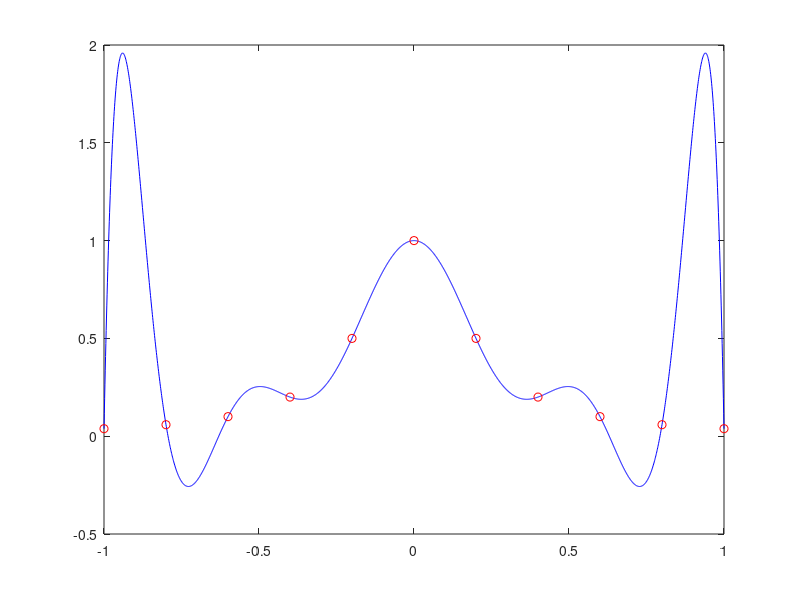
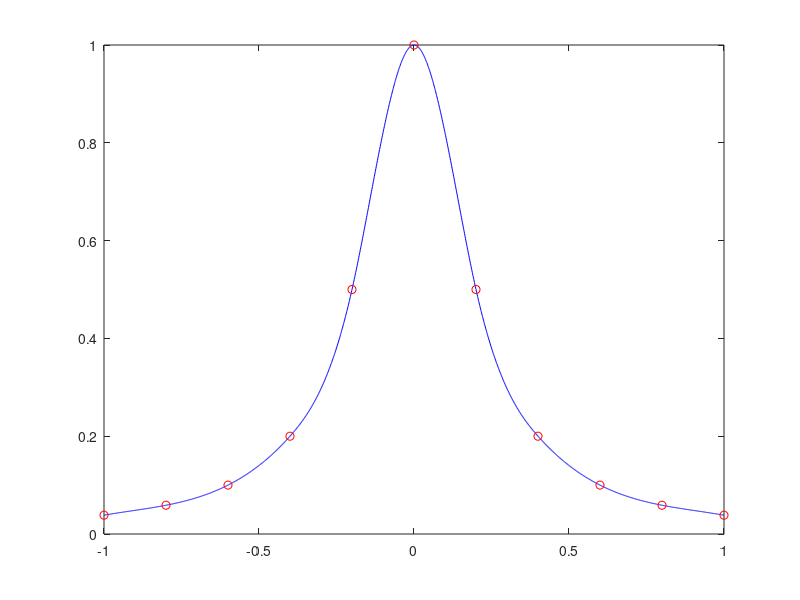
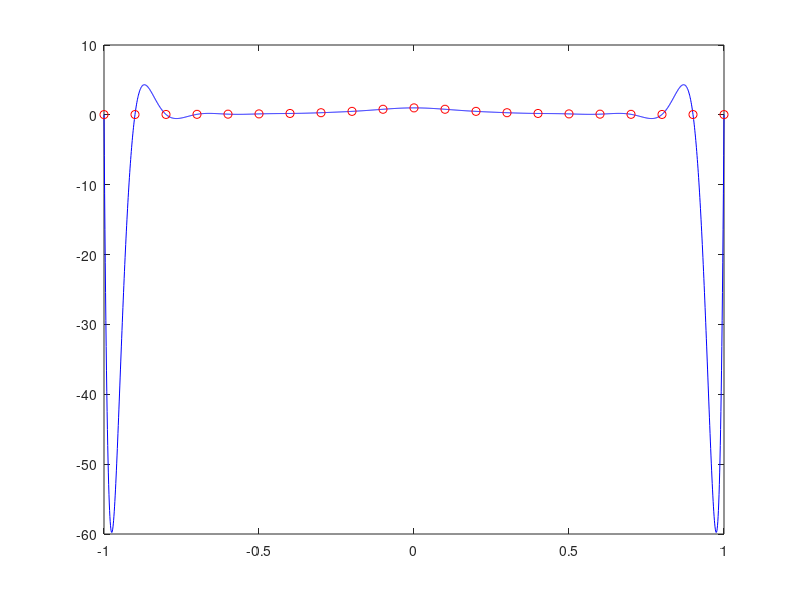
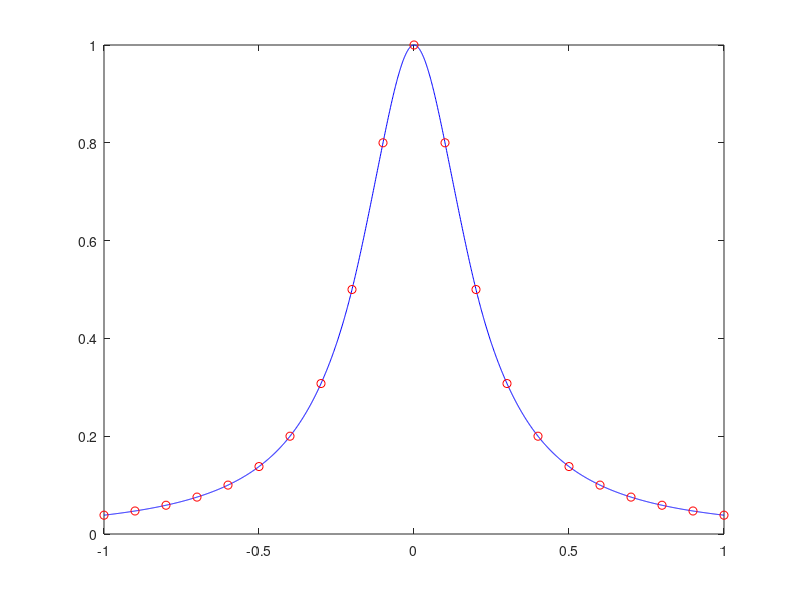

These charts were generated, in order, by the following MATLAB code:
%% Numerical Analysis Homework Assignment 8
%  Ryan Dejesus
%  Daniel Gollahon
%  Ron Quan

%% Review 7.11
%  a)
%     Interpolation is generally not a good way of smoothing out noisy data. [p. 311]
%  
%  b)
%     A least squares approximation is usually a much superior tool for dealing 
%     with noisy data. [p. 311] These techniques, however, can sometimes work together.
%     For example, least squares fitting by cubic splines is a good method for smoothing
%     noisy data. [p. 334]

%% Review 7.12
%  a)
%     1. Lagrange [p. 317]
%     2. Newton [p. 318]
%     3. Monomial [p. 317]
%  
%  b)
%     Lagrange [p. 317]
%  
%  c)
%     Lagrange [p. 317]

%% Review 7.13
%  a)
%     A Vandermonde matrix is a matrix in which each column holds the successive 
%     powers of a particular constant. [p. 314]
%  
%     i.e.
%  
%     [ 1 t1 t1^2 t1^3 ... t1^n-1 ]
%     [ 1 t2 t2^2 t2^3 ... t2^n-1 ]
%     [... ... ... ... ... ... ...]
%     [ 1 tm tm^2 tm^3 ... tm^n-1 ]
%  
%  b)
%     The Vandermonde matrix is useful for computing polynomial interpolation
%     with a monomial basis. [p. 314]

%%
%  c)
%     Even though the Vandermonde matrix is neccesarily non-singular for distinct values
%     of t, it becomes ill-conditioned with high-degree polynomials. This occurs because
%     the functions become progressively less distinguishable as the degree increases. 
%     This causes the columns of the matrix to become very nearly linearly dependent. The
%     matrix becomes highly singular as the matrix grows at least exponentially with the 
%     number of data points and the resulting coefficients can become singular to within
%     working precision. [p. 315]

%% Review 7.24
%  a)
%     Hermite interpolation differs from other forms of interpolation in a few ways.
%     First, it is piecewise, meaning that the interpolation is not one continuous 
%     function, but rather cubic functions that describe the pathway between two data
%     points. Additionally, it holds the requirement that the derivatives of these
%     functions when they meet must be continuous. The other main difference is that
%     the Hermite cubic interpolant is not unique--free parameters (i.e. the derivative)
%     can be chosen to conform to desired characteristics such as monotonicity or
%     convexity. [p. 327]
%  
%  b)
%     A cubic spline is also a piecewise polynomial, but it requires that (like the
%     Hermite interpolation) the derivative of the polynomials are continuous, but
%     additionally the second derivative is required to be continuous. In the general 
%     case, a spline of degree k must be continuously differentiable k-1 times. [p. 327]

%% Review 7.25
%  a)
%     Cubic spline interpolation should be chosen if maximum smoothness is desired. [p. 329]
%  b)
%     To preserve monotonicity, a Hermite cubic interpolation should be chosen. [p. 329]

%% Review 7.26
%  a)
%     Once. [p. 327]
%  b)
%     Twice [p. 327]

%% Review 7.27
%  Two Possible constraints:
%  
%  1. Forcing the second derivative to be zero at the endpoints, which would create a 
%  natural spline. [p. 327]
%  
%  2. Forcing equality of the first derivatives as well as equality of the second derivatives
%  at the  endpoints t1 and tn (if the spline is going to be periodic). [p. 327]

%% Exercise 7.1 (skip part c)

%input data
t = [-1 0 1]';
y = [1 0 1]';

%a)
disp('a) Monomial Basis');
A = [ones(3,1) t(:) t(:).^2]; %vandermonde matrix
x = A \ y; %compute coefficients
disp(['P2(t) = ' num2str(x(3)) '*t^2 + ' num2str(x(2)) '*t + ' num2str(x(1))]);

%b)
disp(' ');
disp('b) Lagrange Basis');

%calculate lagrange??

%result
disp(' ');
disp('As shown above, both methods produce the same interpolating polynomial.');

%% Exercise 7.4 (skip part c)
%  a)
%     Using Horner's method, evaluating the polynomial represented in the monomial 
%     basis requires only O(n) multiplications to be performed. [p. 316]
%  b)
%     Evaluating the Lagrange polynomial requires O(n^2) multiplications. [p. 317]

%% Exercise 7.5 (skip part c)
%input data
t = [1 2 3 4]';
y = [11 29 65 125]';

%a)
disp('a) Monomial Basis');
A = [ones(4,1) t(:) t(:).^2 t(:).^3]; %vandermonde matrix
x = A \ y; %compute coefficients
disp(['P2(t) = ' num2str(x(3)) '*t^2 + ' num2str(x(2)) '*t + ' num2str(x(1))]);

%b)
disp(' ');
disp('b) Lagrange Basis');

%calculate lagrange??

%result
disp(' ');
disp('As shown above, both methods produce the same interpolating polynomial.');

%% Computer Problem 7.4
runge = @(t)(1./(1+25*t.^2));
t11 = -1:.2:1;
t21 = -1:.1:1;
xplot = -1:.001:1;

%%
%  Polynomial interpolant: n=11
fig1 = figure(1);

p = polyfit(t11,runge(t11),10);%polynomial of degree n-1
plot(xplot,polyval(p,xplot),'b-',t11,runge(t11),'ro');

%%
%  Cubic spline: n=11
fig2 = figure(2);

yy = spline(t11,runge(t11),xplot);
plot(xplot,yy,'b-',t11,runge(t11),'ro');

%%
%  Polynomial interpolant: n=21
fig3 = figure(3);

p = polyfit(t21,runge(t21),20);%polynomial of degree n-1
plot(xplot,polyval(p,xplot),'b-',t21,runge(t21),'ro');

%%
%  Cubic spline: n=21
fig4=figure(4);

yy = spline(t21,runge(t21),xplot);
plot(xplot,yy,'b-',t21,runge(t21),'ro');


%% Computer Problem 7.5
%input data
t = [0 0.5 1 6  7  9];
y = [0 1.6 2 2 1.5 0];

xplot = 0:.001:9;

%%
%  a) Polynomial Fit of Degree 5
fig5=figure(5);

p = polyfit(t,y,5);
plot(xplot,polyval(p,xplot),'b-',t,y,'ro');

%%
%  b) Cubic Spline Fit
fig6=figure(6);

yy = spline(t,y,xplot);
plot(xplot,yy,'b-',t,y,'ro');

%%
%  c)
%  The spline seems to give the more reasonable values between data points.
%  This is because the spline considers a continuous derivative and
%  curvature across the points which smooths out the connecting curves, but
%  the polyfit method only ensures that all the points are passed through 
%  and does not attempt to moderate the derivatve at each point. More
%  importantly, since the polyfit function is a continuous polynomial, it
%  is required to have a dip either up or down between the two center
%  points which share a y value and this introduces undesirable "wiggle".

%% 
%  d) Piecewise Linear Interpolation
%  Yes, in this case a direct line fit would be more desirable. This is
%  true because it tends to fit this particular set of data--especially
%  since there are two consecutive points whose y values are the same...
%  causing a straight line to be the most logical interpolation here. See
%  the plot below. This however does come at the cost of jagged edges and a
%  discontinuous derivative so the ideality of this approach would depend
%  on the desired smoothness and the application the data is required for.

fig7=figure(7);
plot(t,y,'b-',t,y,'ro');